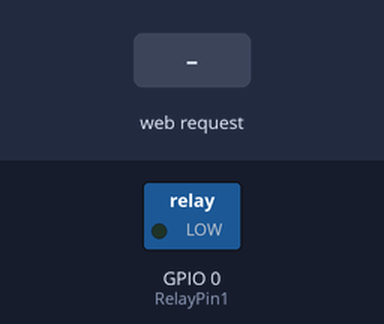
The sketch below on a simulated ESP8266 (NodeMCU). Shown: switched loads named in the sketch (green lamp = pin HIGH). The test bench sets the inputs (shaded band). WiFi joins after 1.5 s; servers stay silent unless stated.

Above: at 2.7 s.
2.8 s: HTTP request GET /gpio/1 received
At 3.4 s:
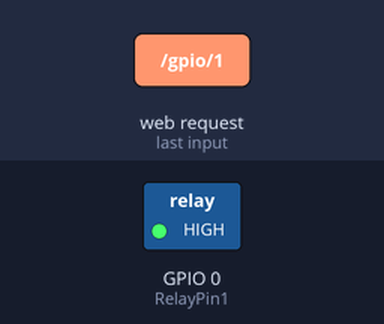
4.3 s: HTTP request GET /gpio/0 received
At 5.7 s:
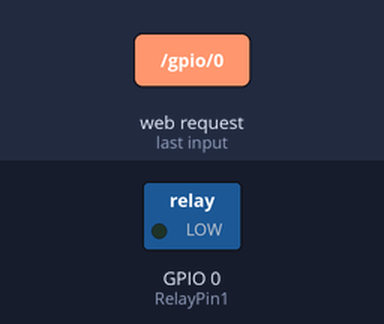
Timing chart, 0 to 7.3 s (numbered marks = the images above; inputs shaded):
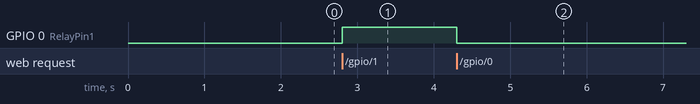

The sketch:

WiFiManualWebServer.ino
```cpp
/*
    This sketch demonstrates how to set up a simple HTTP-like server.
    The server will set a GPIO pin depending on the request
      http://server_ip/gpio/0 will set the GPIO2 low,
      http://server_ip/gpio/1 will set the GPIO2 high
    server_ip is the IP address of the ESP8266 module, will be
*/

#include <ESP8266WiFi.h>

#ifndef STASSID
#define STASSID "Frajola"
#define STAPSK  "dd34e56134"
#define RelayPin1 0
#define SwitchPin1 1
#define wifiLed 2
#endif

const char* ssid = STASSID;
const char* password = STAPSK;

// Create an instance of the server
// specify the port to listen on as an argument
WiFiServer server(80);

void setup() {

  // prepare RelayPin1
  pinMode(RelayPin1, OUTPUT);
  digitalWrite(RelayPin1, 0);

  // Connect to WiFi network
  WiFi.mode(WIFI_STA);
  WiFi.begin(ssid, password);

  while (WiFi.status() != WL_CONNECTED) {
    delay(500);
  }

  // Start the server
  server.begin();
  //Serial.println(F("Server started"));
  //Serial.println(WiFi.localIP());
}

void loop() {
  // Check if a client has connected
  WiFiClient client = server.available();
  if (!client) {
    return;
  }
  client.setTimeout(5000); // default is 1000

  // Read the first line of the request
  String req = client.readStringUntil('\r');

  // Match the request
  int val;
  if (req.indexOf(F("/gpio/0")) != -1) {
    val = 0;
  } else if (req.indexOf(F("/gpio/1")) != -1) {
    val = 1;
  } else {
    val = digitalRead(RelayPin1);
  }

  // Set LED according to the request
  digitalWrite(RelayPin1, val);

  // read/ignore the rest of the request
  // do not client.flush(): it is for output only, see below
  while (client.available()) {
    // byte by byte is not very efficient
    client.read();
  }

  // Send the response to the client
  // it is OK for multiple small client.print/write,
  // because nagle algorithm will group them into one single packet
  client.print(F("HTTP/1.1 200 OK\r\nContent-Type: text/html\r\n\r\n<!DOCTYPE HTML>\r\n<html>\r\nGPIO is now "));
  client.print((val) ? F("high") : F("low"));
  client.print(F("<br>ssid: "));
  client.println(ssid);
  client.print(F("<br>IP: "));
  client.println(WiFi.localIP());
  client.print(F("<br>Click <a href='http://"));
  client.print(WiFi.localIP());
  client.print(F("/gpio/1'>here</a> to switch RelayPin GPIO on, or <a href='http://"));
  client.print(WiFi.localIP());
  client.print(F("/gpio/0'>here</a> to switch RelayPin GPIO off.</html>"));

  // The client will actually be *flushed* then disconnected
  // when the function returns and 'client' object is destroyed (out-of-scope)
  // flush = ensure written data are received by the other side
}
```

Measured:
- after the input at 2.8 s, GPIO 0 (RelayPin1): LOW → HIGH at once
- after the input at 4.3 s, GPIO 0 (RelayPin1): HIGH → LOW at once
